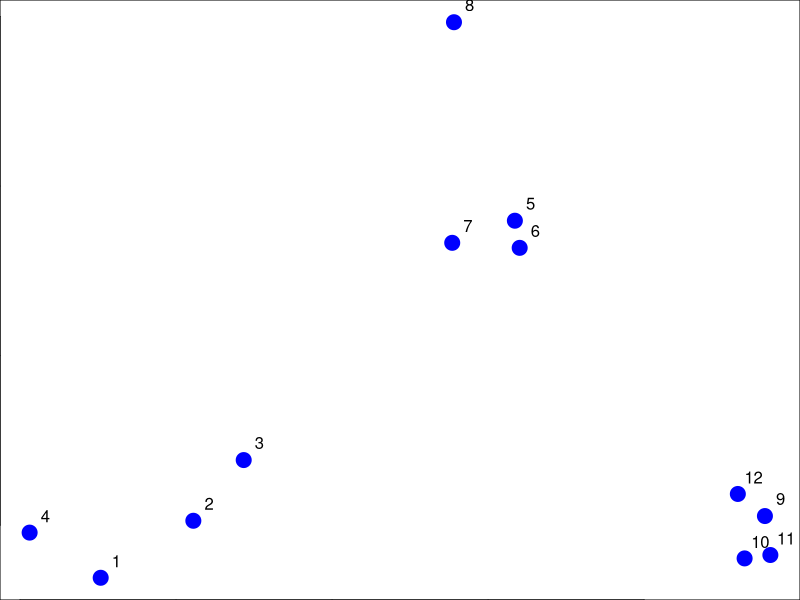
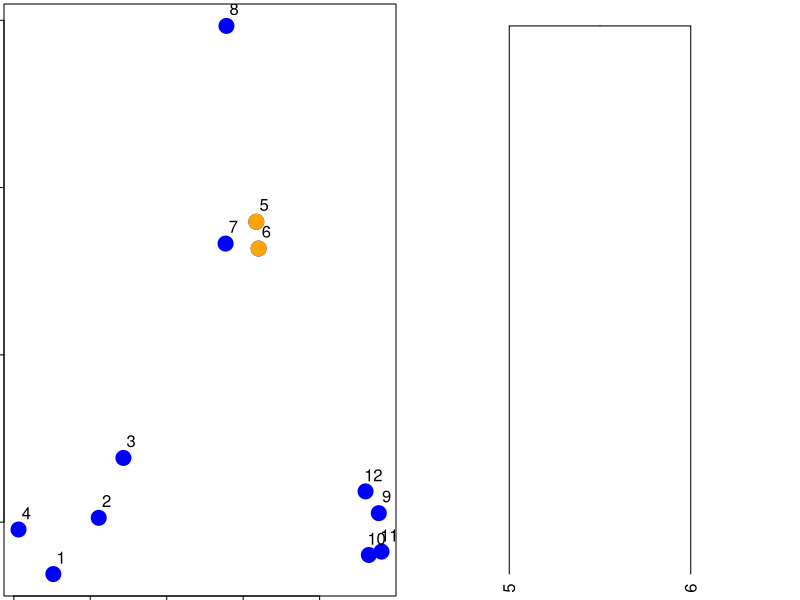
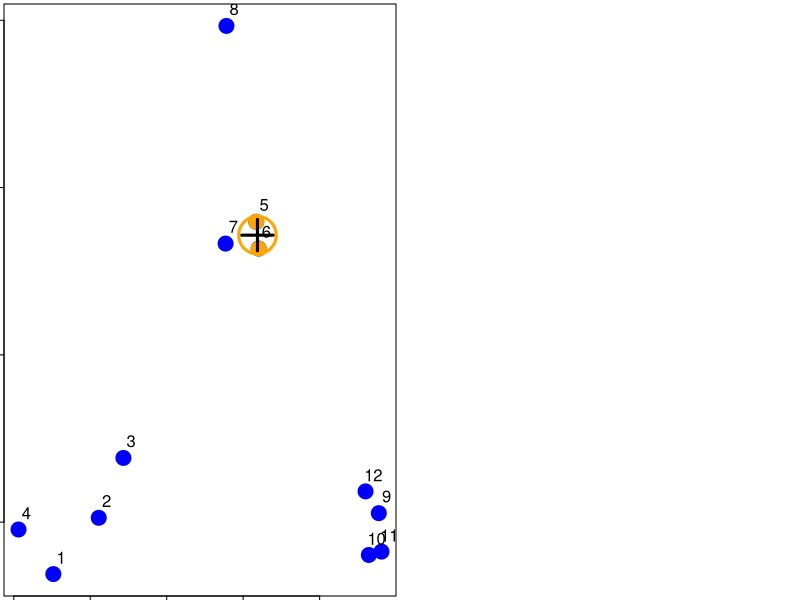
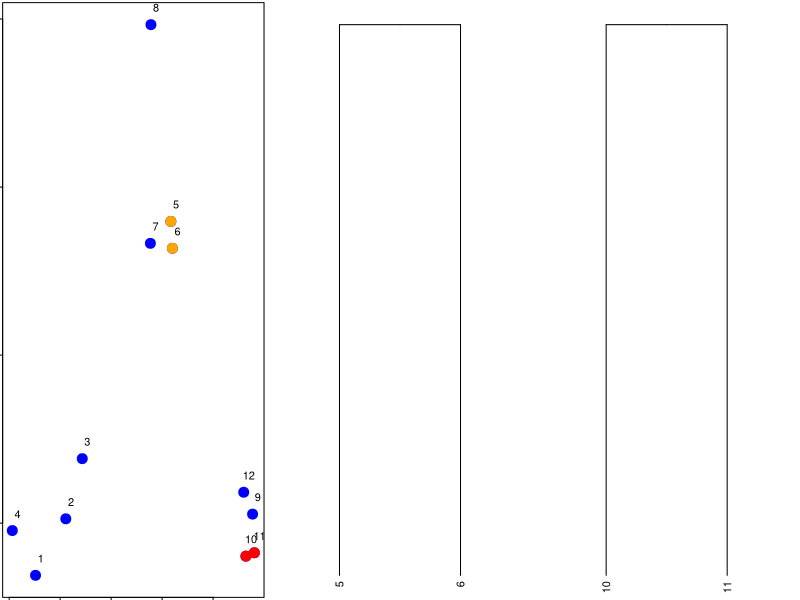
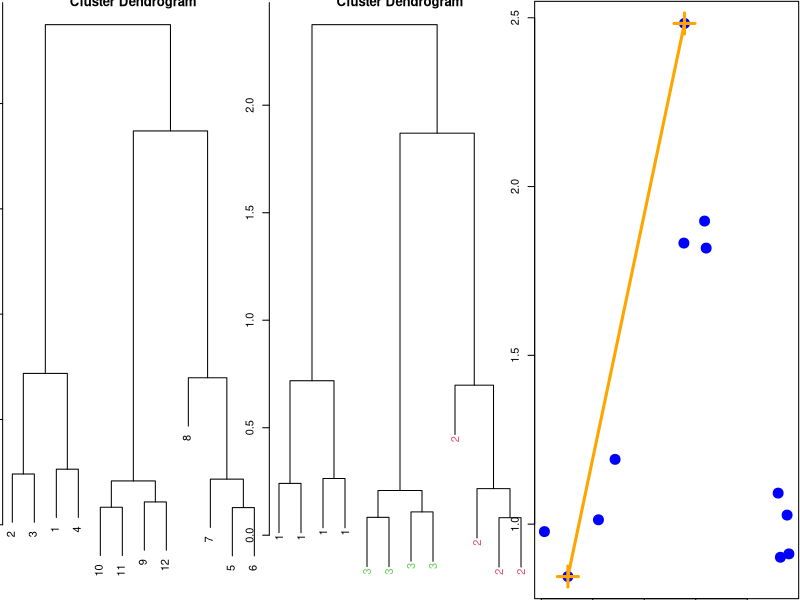
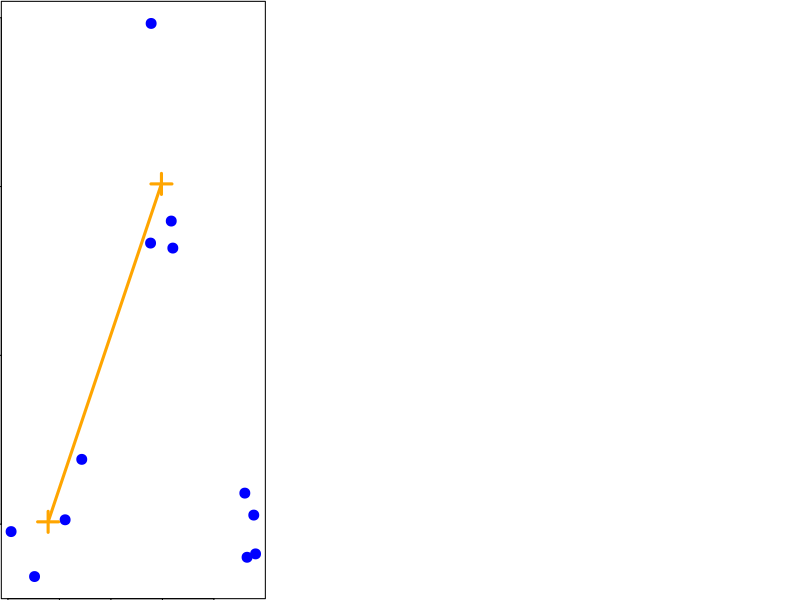
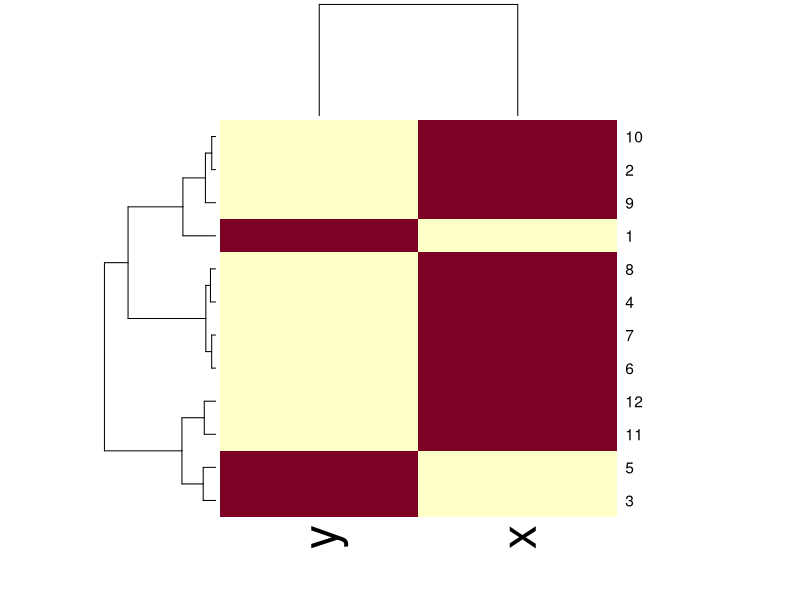
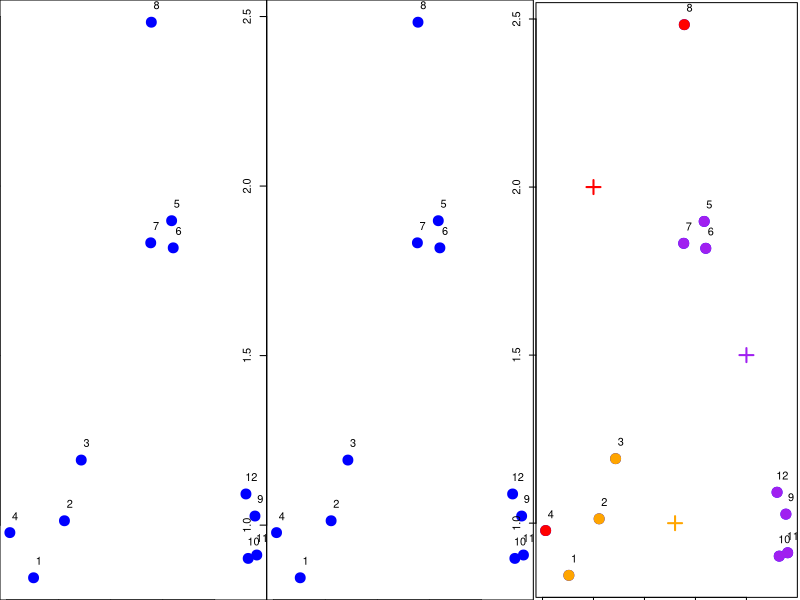

Here is the R script that generated these plots, in order:

set.seed(1234); par(mar=c(0,0,0,0))
x <- rnorm(12,mean=rep(1:3,each=4),sd=0.2)
y <- rnorm(12,mean=rep(c(1,2,1),each=4),sd=0.2)
par(mfrow=c(1,1))
plot(x,y,col="blue",pch=19,cex=2)
text(x+0.05,y+0.05,labels=as.character(1:12))

dataFrame <- data.frame(x=x,y=y)
dist(dataFrame)



suppressMessages(library(fields))
dataFrame <- data.frame(x=x,y=y)
rdistxy <- rdist(dataFrame)
diag(rdistxy) <- diag(rdistxy) + 1e5

# Find the index of the points with minimum distance
ind <- which(rdistxy == min(rdistxy),arr.ind=TRUE)
par(mfrow=c(1,2),mar=rep(0.2,4))
# Plot the points with the minimum overlayed
plot(x,y,col="blue",pch=19,cex=2)
text(x+0.05,y+0.05,labels=as.character(1:12))
points(x[ind[1,]],y[ind[1,]],col="orange",pch=19,cex=2)

# Make a cluster and cut it at the right height
distxy <- dist(dataFrame)
hcluster <- hclust(distxy)
dendro <- as.dendrogram(hcluster)
cutDendro <- cut(dendro,h=(hcluster$height[1]+0.00001) )
plot(cutDendro$lower[[11]],yaxt="n")



# Find the index of the points with minimum distance
ind <- which(rdistxy == min(rdistxy),arr.ind=TRUE)
par(mar=rep(0.2,4))
# Plot the points with the minimum overlayed
plot(x,y,col="blue",pch=19,cex=2)
text(x+0.05,y+0.05,labels=as.character(1:12))
points(x[ind[1,]],y[ind[1,]],col="orange",pch=19,cex=2)
points(mean(x[ind[1,]]),mean(y[ind[1,]]),col="black",cex=3,lwd=3,pch=3)
points(mean(x[ind[1,]]),mean(y[ind[1,]]),col="orange",cex=5,lwd=3,pch=1)



library(fields)
dataFrame <- data.frame(x=x,y=y)
rdistxy <- rdist(dataFrame)
diag(rdistxy) <- diag(rdistxy) + 1e5

# Find the index of the points with minimum distance
ind <- which(rdistxy == rdistxy[order(rdistxy)][3],arr.ind=TRUE)
par(mfrow=c(1,3),mar=rep(0.2,4))
# Plot the points with the minimum overlayed
plot(x,y,col="blue",pch=19,cex=2)
text(x+0.05,y+0.05,labels=as.character(1:12))
points(x[c(5,6)],y[c(5,6)],col="orange",pch=19,cex=2)
points(x[ind[1,]],y[ind[1,]],col="red",pch=19,cex=2)

# Make dendogram plots
distxy <- dist(dataFrame)
hcluster <- hclust(distxy)
dendro <- as.dendrogram(hcluster)
cutDendro <- cut(dendro,h=(hcluster$height[2]) )
plot(cutDendro$lower[[10]],yaxt="n")
plot(cutDendro$lower[[5]],yaxt="n")



dataFrame <- data.frame(x=x,y=y)
distxy <- dist(dataFrame)
hClustering <- hclust(distxy)
plot(hClustering)


myplclust <- function( hclust, lab=hclust$labels, lab.col=rep(1,length(hclust$labels)), hang=0.1,...){
  ## modifiction of plclust for plotting hclust objects *in colour*!
  ## Copyright Eva KF Chan 2009
  ## Arguments:
  ##    hclust:    hclust object
  ##    lab:        a character vector of labels of the leaves of the tree
  ##    lab.col:    colour for the labels; NA=default device foreground colour
  ##    hang:     as in hclust & plclust
  ## Side effect:
  ##    A display of hierarchical cluster with coloured leaf labels.
  y <- rep(hclust$height,2); x <- as.numeric(hclust$merge)
  y <- y[which(x<0)]; x <- x[which(x<0)]; x <- abs(x)
  y <- y[order(x)]; x <- x[order(x)]
  plot( hclust, labels=FALSE, hang=hang, ... )
  text( x=x, y=y[hclust$order]-(max(hclust$height)*hang),
        labels=lab[hclust$order], col=lab.col[hclust$order], 
        srt=90, adj=c(1,0.5), xpd=NA, ... )
}



dataFrame <- data.frame(x=x,y=y)
distxy <- dist(dataFrame)
hClustering <- hclust(distxy)
myplclust(hClustering,lab=rep(1:3,each=4),lab.col=rep(1:3,each=4))



dataFrame <- data.frame(x=x,y=y)
par(mar=rep(0.1,4))
plot(x,y,col="blue",pch=19,cex=2)
points(x[8],y[8],col="orange",pch=3,lwd=3,cex=3)
points(x[1],y[1],col="orange",pch=3,lwd=3,cex=3)
segments(x[8],y[8],x[1],y[1],lwd=3,col="orange")

dataFrame <- data.frame(x=x,y=y)
par(mar=rep(0.1,4))
plot(x,y,col="blue",pch=19,cex=2)
points(mean(x[1:4]),mean(y[1:4]),col="orange",pch=3,lwd=3,cex=3)
points(mean(x[5:8]),mean(y[5:8]),col="orange",pch=3,lwd=3,cex=3)
segments(mean(x[1:4]),mean(y[1:4]),mean(x[5:8]),mean(y[5:8]),lwd=3,col="orange")


dataFrame <- data.frame(x=x,y=y)
set.seed(143)
dataMatrix <- as.matrix(dataFrame)[sample(1:12),]
heatmap(dataMatrix)














set.seed(1234); par(mar=c(0,0,0,0))
x <- rnorm(12,mean=rep(1:3,each=4),sd=0.2)
y <- rnorm(12,mean=rep(c(1,2,1),each=4),sd=0.2)
plot(x,y,col="blue",pch=19,cex=2)
text(x+0.05,y+0.05,labels=as.character(1:12))




set.seed(1234); par(mar=c(0,0,0,0))
x <- rnorm(12,mean=rep(1:3,each=4),sd=0.2)
y <- rnorm(12,mean=rep(c(1,2,1),each=4),sd=0.2)
plot(x,y,col="blue",pch=19,cex=2)
text(x+0.05,y+0.05,labels=as.character(1:12))





par(mar=rep(0.2,4))
plot(x,y,col="blue",pch=19,cex=2)
cols1 <- c("red","orange","purple")
text(x+0.05,y+0.05,labels=as.character(1:12))
cx <- c(1,1.8,2.5)
cy <- c(2,1,1.5)
points(cx,cy,col=cols1,pch=3,cex=2,lwd=2)

## Find the closest centroid
distTmp <- matrix(NA,nrow=3,ncol=12)
distTmp[1,] <- (x-cx[1])^2 + (y-cy[1])^2
distTmp[2,] <- (x-cx[2])^2 + (y-cy[2])^2
distTmp[3,] <- (x-cx[3])^2 + (y-cy[3])^2
newClust <- apply(distTmp,2,which.min)
points(x,y,pch=19,cex=2,col=cols1[newClust])





par(mar=rep(0.2,4))
plot(x,y,col="blue",pch=19,cex=2)
cols1 <- c("red","orange","purple")
text(x+0.05,y+0.05,labels=as.character(1:12))

## Find the closest centroid
distTmp <- matrix(NA,nrow=3,ncol=12)
distTmp[1,] <- (x-cx[1])^2 + (y-cy[1])^2
distTmp[2,] <- (x-cx[2])^2 + (y-cy[2])^2
distTmp[3,] <- (x-cx[3])^2 + (y-cy[3])^2
newClust <- apply(distTmp,2,which.min)
points(x,y,pch=19,cex=2,col=cols1[newClust])
newCx <- tapply(x,newClust,mean)
newCy <- tapply(y,newClust,mean)

## Old centroids

cx <- c(1,1.8,2.5)
cy <- c(2,1,1.5)

points(newCx,newCy,col=cols1,pch=3,cex=2,lwd=2)











par(mar=rep(0.2,4))
plot(x,y,col="blue",pch=19,cex=2)
cols1 <- c("red","orange","purple")
text(x+0.05,y+0.05,labels=as.character(1:12))


cx <- c(1,1.8,2.5)
cy <- c(2,1,1.5)


## Find the closest centroid
distTmp <- matrix(NA,nrow=3,ncol=12)
distTmp[1,] <- (x-cx[1])^2 + (y-cy[1])^2
distTmp[2,] <- (x-cx[2])^2 + (y-cy[2])^2
distTmp[3,] <- (x-cx[3])^2 + (y-cy[3])^2
newClust <- apply(distTmp,2,which.min)
newCx <- tapply(x,newClust,mean)
newCy <- tapply(y,newClust,mean)

## Old centroids

points(newCx,newCy,col=cols1,pch=3,cex=2,lwd=2)


## Iteration 2
distTmp <- matrix(NA,nrow=3,ncol=12)
distTmp[1,] <- (x-newCx[1])^2 + (y-newCy[1])^2
distTmp[2,] <- (x-newCx[2])^2 + (y-newCy[2])^2
distTmp[3,] <- (x-newCx[3])^2 + (y-newCy[3])^2
newClust2 <- apply(distTmp,2,which.min)

points(x,y,pch=19,cex=2,col=cols1[newClust2])




par(mar=rep(0.2,4))
plot(x,y,col="blue",pch=19,cex=2)
cols1 <- c("red","orange","purple")
text(x+0.05,y+0.05,labels=as.character(1:12))


cx <- c(1,1.8,2.5)
cy <- c(2,1,1.5)

## Find the closest centroid
distTmp <- matrix(NA,nrow=3,ncol=12)
distTmp[1,] <- (x-cx[1])^2 + (y-cy[1])^2
distTmp[2,] <- (x-cx[2])^2 + (y-cy[2])^2
distTmp[3,] <- (x-cx[3])^2 + (y-cy[3])^2
newClust <- apply(distTmp,2,which.min)
newCx <- tapply(x,newClust,mean)
newCy <- tapply(y,newClust,mean)



## Iteration 2
distTmp <- matrix(NA,nrow=3,ncol=12)
distTmp[1,] <- (x-newCx[1])^2 + (y-newCy[1])^2
distTmp[2,] <- (x-newCx[2])^2 + (y-newCy[2])^2
distTmp[3,] <- (x-newCx[3])^2 + (y-newCy[3])^2
finalClust <- apply(distTmp,2,which.min)


## Final centroids
finalCx <- tapply(x,finalClust,mean)
finalCy <- tapply(y,finalClust,mean)
points(finalCx,finalCy,col=cols1,pch=3,cex=2,lwd=2)



points(x,y,pch=19,cex=2,col=cols1[finalClust])






dataFrame <- data.frame(x,y)

plot(dataFrame)
kmeansObj <- kmeans(dataFrame,centers=3)

names(kmeansObj)


kmeansObj$cluster


par(mar=rep(0.2,4))
plot(x,y,col=kmeansObj$cluster,pch=19,cex=2)
points(kmeansObj$centers,col=1:3,pch=3,cex=3,lwd=3)



dataFrame
